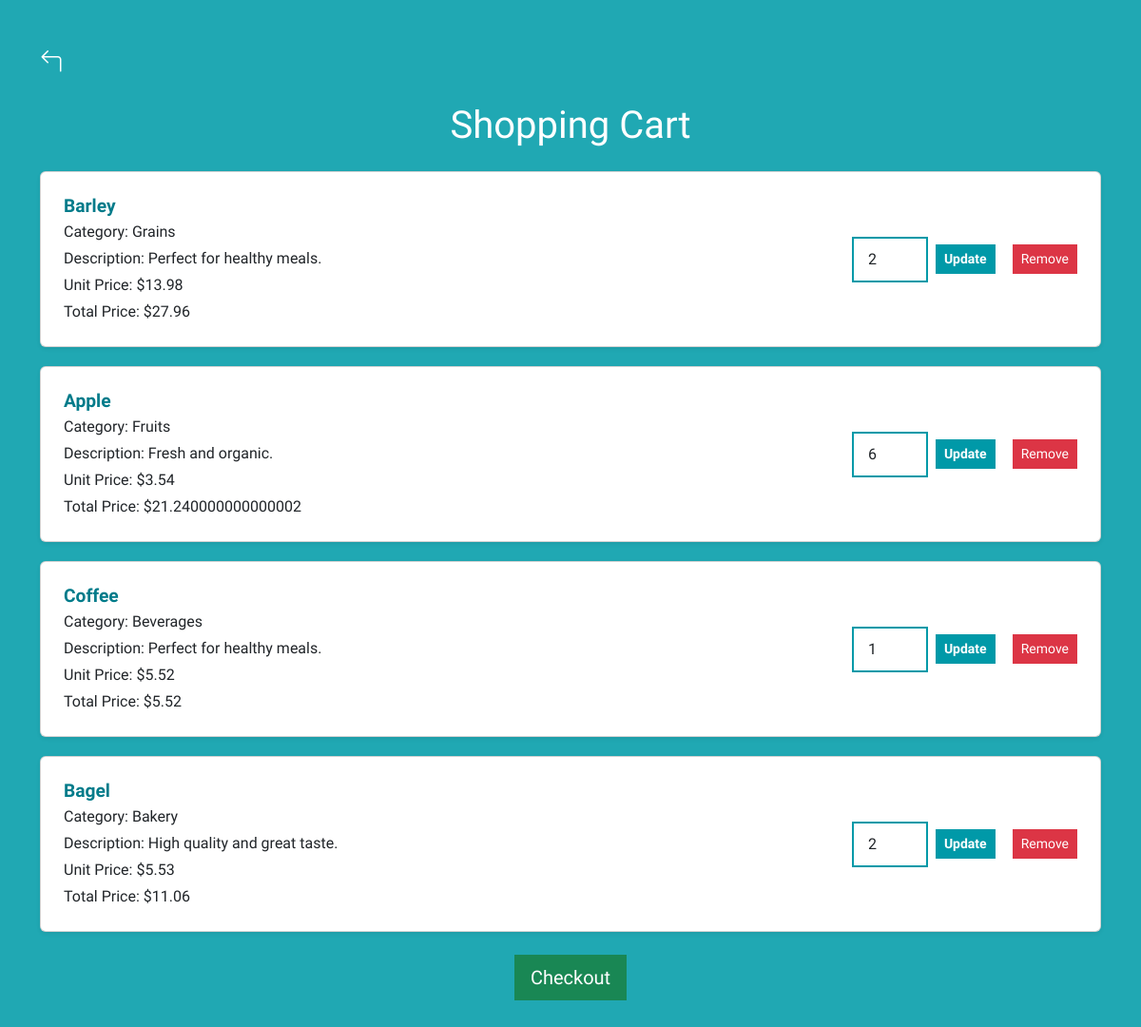
Page /cart (signed in) on the committed database.
### models.py (models this page shows)
class CartItem(db.Model):
    __tablename__ = 'cart_items'
    id = db.Column(db.Integer, primary_key=True)
    user_id = db.Column(db.Integer, db.ForeignKey('users.user_id'), nullable=False)
    grocery_item_id = db.Column(db.Integer, db.ForeignKey('grocery_items.item_id'), nullable=False)
    quantity = db.Column(db.Integer, nullable=False)
    grocery_item = db.relationship('GroceryItem', backref='cart_items')

class GroceryItem(db.Model):
    __tablename__ = 'grocery_items'
    item_id = db.Column(db.Integer, primary_key=True)
    name = db.Column(db.String(255), nullable=False)
    category = db.Column(db.String(255), nullable=False)
    price = db.Column(db.Float, nullable=False)
    quantity = db.Column(db.Integer, nullable=False)
    image_url = db.Column(db.String(255), nullable=True)  # Optional field for image URL or path
    description = db.Column(db.String(500), nullable=True)  # Optional short description

### routes.py (the view)
    @app.route('/cart')
    def cart():
        if 'user_id' not in session:
            return redirect(url_for('login'))  # Redirect to login if not logged in
        cart_items = CartItem.query.filter_by(user_id=session['user_id']).all()
        return render_template('cart.html', cart_items=cart_items)

### templates/cart.html (shortened to what this page needs)
<!DOCTYPE html>
<html lang="en">
<head>
    <link rel="stylesheet" href="https://cdnjs.cloudflare.com/ajax/libs/bootstrap-icons/1.10.5/font/bootstrap-icons.min.css">
    <link href="https://cdn.jsdelivr.net/npm/bootstrap@5.3.3/dist/css/bootstrap.min.css" rel="stylesheet">
    <link rel="stylesheet" href="{{ url_for('static', filename='css/style.css') }}">
</head>
<body class="bg-change">
    <div class="container py-5">
        <div class="d-flex justify-content-start mb-4">
            <a href="{{ url_for('grocery_list') }}" class="back-icon">
                <i class="bi bi-arrow-90deg-left"></i>
            </a>
        </div>
        <h1 class="text-center text-primary mb-4">Shopping Cart</h1>
        {% if cart_items %}
            <div class="cart-items">
                {% for cart_item in cart_items %}
                    <div class="card shadow-sm cart-item">
                        <div class="card-body">
                            <div class="cart-item-details">
                                <h5 class="card-title mb-1">{{ cart_item.grocery_item.name }}</h5>
                                <p class="mb-1"><strong>Category:</strong> {{ cart_item.grocery_item.category }}</p>
                                <p class="mb-1"><strong>Description:</strong> {{ cart_item.grocery_item.description }}</p>
                                <p class="mb-1"><strong>Unit Price:</strong> ${{ cart_item.grocery_item.price }}</p>
                                <p class="mb-0"><strong>Total Price:</strong> ${{ cart_item.grocery_item.price * cart_item.quantity }}</p>
                            </div>
                            <div class="cart-item-actions">
                                <form action="{{ url_for('update_cart', cart_item_id=cart_item.id) }}" method="POST" class="update-quantity-form d-flex align-items-center">
                                    <input type="number" name="quantity" value="{{ cart_item.quantity }}" min="1" max="{{ cart_item.grocery_item.quantity }}" class="form-control me-2">
                                    <button type="submit" class="btn btn-primary btn-sm">Update</button>
                                </form>
                                <form action="{{ url_for('remove_from_cart', cart_item_id=cart_item.id) }}" method="POST">
                                    <button type="submit" class="btn btn-danger btn-sm ms-2">Remove</button>
                                </form>
                            </div>
                        </div>
                    </div>
                {% endfor %}
            </div>
            <div class="text-center mt-4">
                <form action="{{ url_for('checkout') }}" method="POST">
                    <button type="submit" class="btn btn-success btn-lg">Checkout</button>
                </form>
            </div>
        {% else %}
            <div class="alert alert-info text-center">Your cart is empty. Start adding items!</div>
        {% endif %}
    </div>
</body>
</html>

### static/css/style.css (style rules this page uses)
body { font-family: Arial, sans-serif; margin: 0; background-color: #f7f7f7; }
h1 { color: #333; }
a { display: inline-block; text-decoration: none; color: #0099A8; }
input { padding: 8px; width: calc(100% - 120px); }
button { padding: 10px 20px; background-color: #28a745; color: #fff; border: none; cursor: pointer; }
body { font-family: "Comfortaa", sans-serif; font-optical-sizing: auto; font-weight: 300; font-style: normal; color: #0099A8; background-color: #ffffff; margin: 0; }
.btn-primary { background-color: #0099A8; border-color: #0099A8; font-weight: 600; }
.form-control { border: 2px solid #0099A8; border-radius: 0px; padding: 10px 15px; font-size: 1rem; }
.form-control::placeholder { color: #0099A8; opacity: 1; }
.bg-change { background-color: #20A8B3; }
.back-icon { font-size: 1.5rem; color: #FFF; cursor: pointer; text-decoration: none; }
.bg-change h1.text-primary { color: #FFF !important; }
.btn { border-radius: 0; }
.card { margin-bottom: 20px; }
.cart-item { margin-bottom: 20px; }
.cart-item .card-body { display: flex; justify-content: space-between; align-items: center; }
.cart-item-details { flex: 1; }
.cart-item-actions { display: flex; align-items: center; }
.cart-item-actions form { margin-left: 10px; }
.update-quantity-form input { width: 80px; }
.card-body { padding: 1.5rem; }
.card-title { font-size: 1.2rem; font-weight: bold; color: #007b8a !important; }

### rows in the picture
CartItem: grocery_item.name "Barley", grocery_item.category "Grains", grocery_item.description "Perfect for healthy meals.", grocery_item.price "13.98", cart_item.grocery_item.price*cart_item.quantity "27.96", quantity "2"
CartItem: grocery_item.name "Apple", grocery_item.category "Fruits", grocery_item.description "Fresh and organic.", grocery_item.price "3.54", cart_item.grocery_item.price*cart_item.quantity "21.240000000000002", quantity "6"
CartItem: grocery_item.name "Coffee", grocery_item.category "Beverages", grocery_item.description "Perfect for healthy meals.", grocery_item.price "5.52", cart_item.grocery_item.price*cart_item.quantity "5.52", quantity "1"
CartItem: grocery_item.name "Bagel", grocery_item.category "Bakery", grocery_item.description "High quality and great taste.", grocery_item.price "5.53", cart_item.grocery_item.price*cart_item.quantity "11.06", quantity "2"
